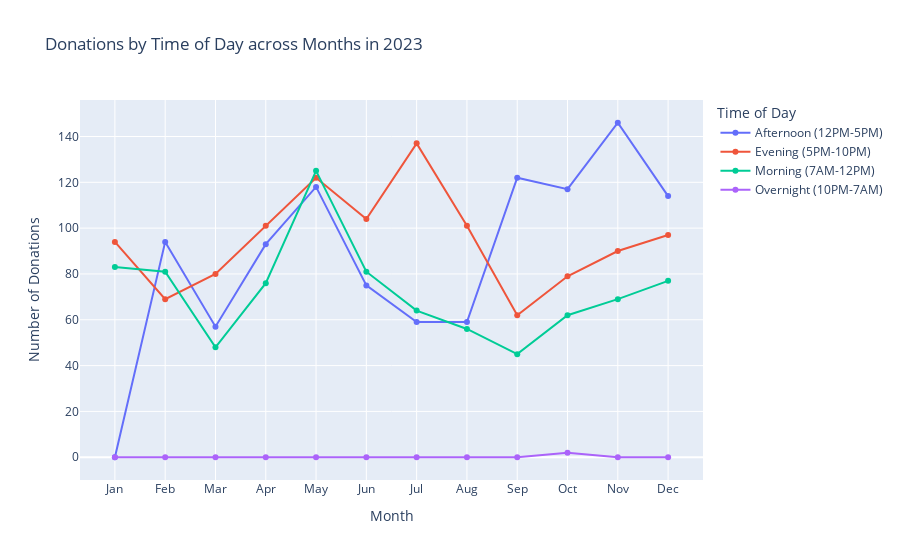

Notebook source saved alongside this figure:
### Code cell
import plotly.graph_objects as go

# Convert the "Date" column to datetime objects
df_dates['Date'] = pd.to_datetime(df_dates['Date'])

# Group the data by month and time of day and count the number of donations for each group
monthly_donations = df_dates.groupby([df_dates['Date'].dt.month, 'Time of Day']).size().unstack(fill_value=0)

# Plot the data
fig = go.Figure()

# Add traces for each time of day
for time_of_day in monthly_donations.columns:
    fig.add_trace(go.Scatter(x=monthly_donations.index, y=monthly_donations[time_of_day], mode='lines+markers', name=time_of_day))

# Update layout
fig.update_layout(
    title='Donations by Time of Day across Months in 2023',
    xaxis=dict(
        title='Month',
        tickmode='array',
        tickvals=list(range(1, 13)),
        ticktext=['Jan', 'Feb', 'Mar', 'Apr', 'May', 'Jun', 'Jul', 'Aug', 'Sep', 'Oct', 'Nov', 'Dec']
    ),
    yaxis=dict(
        title='Number of Donations'
    ),
    legend=dict(
        title='Time of Day'
    ),
    hovermode='closest',
    height=800  
)

# Show plot
fig.show()

### Figure 1 — Plotly figure (JSON) as saved in the notebook; plotly's stock layout.template omitted (floating-point values rounded to 4 significant figures)
{"data": [{"mode": "lines+markers", "name": "Afternoon (12PM-5PM)", "type": "scatter", "x": [1, 2, 3, 4, 5, 6, 7, 8, 9, 10, 11, 12], "y": [0, 94, 57, 93, 118, 75, 59, 59, 122, 117, 146, 114]}, {"mode": "lines+markers", "name": "Evening (5PM-10PM)", "type": "scatter", "x": [1, 2, 3, 4, 5, 6, 7, 8, 9, 10, 11, 12], "y": [94, 69, 80, 101, 122, 104, 137, 101, 62, 79, 90, 97]}, {"mode": "lines+markers", "name": "Morning (7AM-12PM)", "type": "scatter", "x": [1, 2, 3, 4, 5, 6, 7, 8, 9, 10, 11, 12], "y": [83, 81, 48, 76, 125, 81, 64, 56, 45, 62, 69, 77]}, {"mode": "lines+markers", "name": "Overnight (10PM-7AM)", "type": "scatter", "x": [1, 2, 3, 4, 5, 6, 7, 8, 9, 10, 11, 12], "y": [0, 0, 0, 0, 0, 0, 0, 0, 0, 2, 0, 0]}], "layout": {"autosize": true, "hovermode": "closest", "legend": {"title": {"text": "Time of Day"}}, "title": {"text": "Donations by Time of Day across Months in 2023"}, "xaxis": {"autorange": true, "range": [0.3254, 12.67], "tickmode": "array", "ticktext": ["Jan", "Feb", "Mar", "Apr", "May", "Jun", "Jul", "Aug", "Sep", "Oct", "Nov", "Dec"], "tickvals": [1, 2, 3, 4, 5, 6, 7, 8, 9, 10, 11, 12], "title": {"text": "Month"}, "type": "linear"}, "yaxis": {"autorange": true, "range": [-9.216, 155.2], "title": {"text": "Number of Donations"}, "type": "linear"}}}
